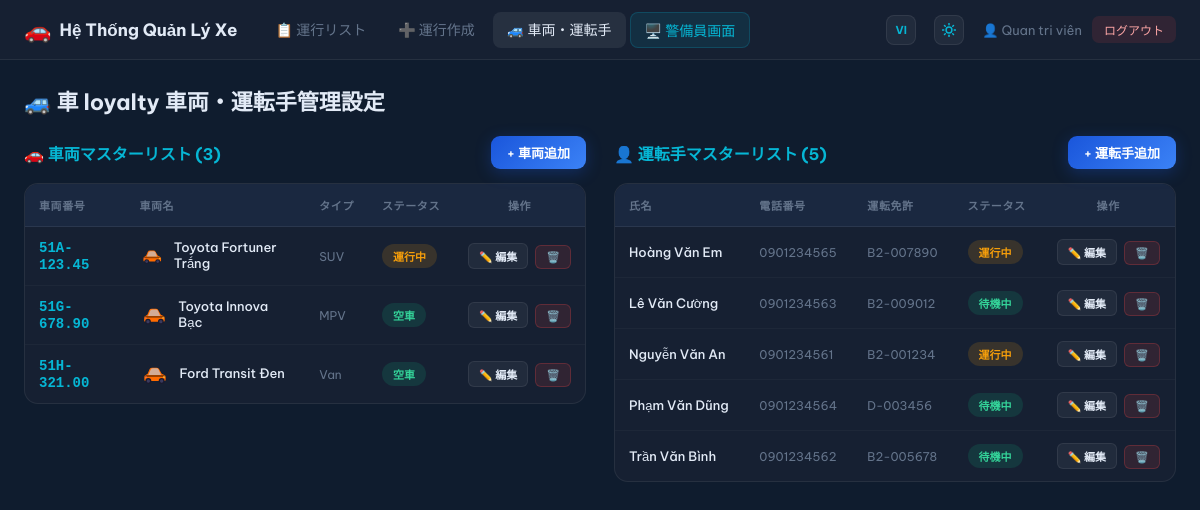
Screenshot of /vehicles.php?lang=jp (signed in) with the database file from the repository.
### tables this page shows
CREATE TABLE `vehicles` (
  `id` int(11) NOT NULL,
  `plate_number` varchar(20) NOT NULL,
  `vehicle_name` varchar(100) NOT NULL,
  `vehicle_type` varchar(50) DEFAULT 'Sedan',
  `status` enum('available','in_use','maintenance') DEFAULT 'available',
  `notes` text DEFAULT NULL,
  `created_at` timestamp NOT NULL DEFAULT current_timestamp()
);

CREATE TABLE `drivers` (
  `id` int(11) NOT NULL,
  `full_name` varchar(100) NOT NULL,
  `phone` varchar(20) DEFAULT NULL,
  `license_number` varchar(50) DEFAULT NULL,
  `status` enum('available','on_trip','off') DEFAULT 'available',
  `created_at` timestamp NOT NULL DEFAULT current_timestamp()
);

### includes/auth.php (called while the page is built, shortened)
<?php
function currentUser() {
    return [
        'id'        => $_SESSION['user_id'] ?? null,
        'username'  => $_SESSION['username'] ?? '',
        'full_name' => $_SESSION['full_name'] ?? '',
        'role'      => $_SESSION['role'] ?? 'staff',
    ];
}

### vehicles.php (the view, shortened to what this page needs)
<?php
require_once 'includes/config.php';
require_once 'includes/auth.php';
$user = currentUser();
if (isset($_GET['lang'])) {
    $lang = $_GET['lang'];
} else {
    $lang = $_SESSION['lang'] ?? 'vi';
}
$txt = $lang_pack[$lang];
$vStatusMap = ['available' => $txt['v_available'], 'in_use' => $txt['v_in_use'], 'maintenance' => $txt['v_maintenance']];
$dStatusMap = ['available' => $txt['d_available'], 'on_trip' => $txt['d_on_trip'], 'off' => $txt['d_off']];
$vehicles = $pdo->query("SELECT * FROM vehicles ORDER BY plate_number")->fetchAll();
$drivers  = $pdo->query("SELECT * FROM drivers ORDER BY full_name")->fetchAll();
?>
<!DOCTYPE html>
<html lang="<?= $lang ?>">
<head>
<link rel="stylesheet" href="assets/css/panel.css">
</head>
<body>
<nav class="navbar">
    <div class="nav-brand"><span class="nav-icon">🚗</span><span><?= SITE_NAME ?></span></div>
    <div class="nav-links">
        <a href="index.php"><?= $txt['nav_trips'] ?></a>
        <a href="trip_form.php"><?= $txt['nav_create'] ?></a>
        <a href="vehicles.php" class="active"><?= $txt['nav_vehicles'] ?></a>
        <a href="dashboard.php" target="_blank" class="nav-dashboard"><?= $txt['nav_dashboard'] ?></a>
    </div>
    <div class="nav-user">
        <a href="?lang=<?= $lang === 'vi' ? 'jp' : 'vi' ?>" class="lang-toggle-btn" title="Chuyển đổi ngôn ngữ / 言語切替">
            <?= $lang === 'vi' ? 'JP' : 'VI' ?>
        </a>
        <button id="theme-toggle" class="theme-toggle-btn" title="Thay đổi giao diện Sáng / Tối">
        </button>
        <span>👤 <?= sanitize($user['full_name']) ?></span>
        <a href="logout.php" class="btn-logout"><?= $txt['logout'] ?></a>
    </div>
</nav>
<div class="container">
    <h2 style="margin-bottom:20px;font-size:22px;font-weight:700"><?= $txt['title'] ?></h2>
    <div style="display:grid;grid-template-columns:1fr 1fr;gap:28px">
        <div>
            <div class="section-header">
                <h3><?= $txt['list_vehicles'] ?> (<?= count($vehicles) ?>)</h3>
                <button class="btn-primary" style="font-size:13px;padding:7px 16px" onclick="openAddVehicle()"><?= $txt['btn_add_vehicle'] ?></button>
            </div>
            <div class="table-wrap">
                <table class="data-table">
                    <thead>
                        <tr>
                            <th><?= $txt['th_plate'] ?></th>
                            <th><?= $txt['th_name'] ?></th>
                            <th><?= $txt['th_type'] ?></th>
                            <th><?= $txt['th_status'] ?></th>
                            <th style="text-align:center"><?= $txt['th_actions'] ?></th>
                        </tr>
                    </thead>
                    <tbody>
                    <?php foreach ($vehicles as $v): ?>
                    <tr>
                        <td><span class="plate"><?= sanitize($v['plate_number']) ?></span></td>
                        <td style="font-weight:500; display:flex; align-items:center; gap:8px;">
                            <?= getVehicleSVG($v['icon'] ?? 'sedan', $v['icon_color'] ?? '#FF6B00', 'normal', 32, 32) ?>
                            <span><?= sanitize($v['vehicle_name']) ?></span>
                        </td>
                        <td style="color:var(--gray);font-size:12px"><?= sanitize($v['vehicle_type']) ?></td>
                        <td>
                            <span class="badge vbadge-<?= $v['status'] ?>"><?= $vStatusMap[$v['status']] ?></span>
                        </td>
                        <td style="text-align:center;white-space:nowrap">
                            <button class="btn-sm edit" onclick='openEditVehicle(<?= json_encode($v) ?>)'><?= $txt['btn_edit'] ?></button>
                            <form method="POST" style="display:inline" onsubmit="return confirm('<?= $txt['confirm_del_v'] ?>')">
                                <button type="submit" class="btn-danger">🗑️</button>
                            </form>
                        </td>
                    </tr>
                    <?php endforeach; ?>
                    </tbody>
                </table>
            </div>
        </div>
        <div>
            <div class="section-header">
                <h3><?= $txt['list_drivers'] ?> (<?= count($drivers) ?>)</h3>
                <button class="btn-primary" style="font-size:13px;padding:7px 16px" onclick="openAddDriver()"><?= $txt['btn_add_driver'] ?></button>
            </div>
            <div class="table-wrap">
                <table class="data-table">
                    <thead>
                        <tr>
                            <th><?= $txt['th_fullname'] ?></th>
                            <th><?= $txt['th_phone'] ?></th>
                            <th><?= $txt['th_license'] ?></th>
                            <th><?= $txt['th_status'] ?></th>
                            <th style="text-align:center"><?= $txt['th_actions'] ?></th>
                        </tr>
                    </thead>
                    <tbody>
                    <?php foreach ($drivers as $d): ?>
                    <tr>
                        <td style="font-weight:500"><?= sanitize($d['full_name']) ?></td>
                        <td style="font-size:12px;color:var(--gray)"><?= sanitize($d['phone']) ?></td>
                        <td style="font-size:12px;color:var(--gray)"><?= sanitize($d['license_number']) ?></td>
                        <td>
                            <span class="badge vbadge-<?= $d['status'] ?>"><?= $dStatusMap[$d['status']] ?></span>
                        </td>
                        <td style="text-align:center;white-space:nowrap">
                            <button class="btn-sm edit" onclick='openEditDriver(<?= json_encode($d) ?>)'><?= $txt['btn_edit'] ?></button>
                            <form method="POST" style="display:inline" onsubmit="return confirm('<?= $txt['confirm_del_d'] ?>')">
                                <button type="submit" class="btn-danger">🗑️</button>
                            </form>
                        </td>
                    </tr>
                    <?php endforeach; ?>
                    </tbody>
                </table>
            </div>
        </div>
    </div>
</div>
</body>
</html>

### includes/config.php (shortened to what this page needs)
<?php
function sanitize($str) {
    return htmlspecialchars(trim($str), ENT_QUOTES, 'UTF-8');
}
function darkenColor($hex, $factor = 0.6) {
    $hex = str_replace('#', '', $hex);
    $r = hexdec(substr($hex, 0, 2));
    $g = hexdec(substr($hex, 2, 2));
    $b = hexdec(substr($hex, 4, 2));
    $r = max(0, min(255, round($r * $factor)));
    $g = max(0, min(255, round($g * $factor)));
    $b = max(0, min(255, round($b * $factor)));
    return sprintf("#%02x%02x%02x", $r, $g, $b);
}
function lightenColor($hex, $add = 60) {
    $hex = str_replace('#', '', $hex);
    $r = hexdec(substr($hex, 0, 2));
    $g = hexdec(substr($hex, 2, 2));
    $b = hexdec(substr($hex, 4, 2));
    $r = max(0, min(255, $r + $add));
    $g = max(0, min(255, $g + $add));
    $b = max(0, min(255, $b + $add));
    return sprintf("#%02x%02x%02x", $r, $g, $b);
}
function getVehicleBodyMarkup($type, $c, $dark, $light, $win, $wheel, $rim) {
    switch ($type) {
        case 'sedan':
            return '
            <path d="M8 30 L8 34 Q8 36 10 36 L38 36 Q40 36 40 34 L40 30 Q40 28 38 27 L34 25 L30 18 Q29 16 26 16 L20 16 Q17 16 16 18 L13 25 L10 27 Q8 28 8 30Z" fill="' . $c . '"/>
            <path d="M14 27 L33 27 L29.5 19 Q28.5 17 26 17 L21 17 Q18.5 17 17.5 19Z" fill="' . $win . '" opacity="0.9"/>
            <path d="M8 30 L40 30 L38 27 L10 27Z" fill="' . $dark . '"/>
            <circle cx="14" cy="36" r="4.5" fill="' . $wheel . '"/><circle cx="14" cy="36" r="2.5" fill="' . $rim . '"/>
            <circle cx="34" cy="36" r="4.5" fill="' . $wheel . '"/><circle cx="34" cy="36" r="2.5" fill="' . $rim . '"/>
            <rect x="36" y="29" width="3" height="2" rx="1" fill="#FCD34D" opacity="0.9"/>
            <rect x="9" y="29" width="3" height="2" rx="1" fill="#F87171" opacity="0.7"/>';
    }
}
function getVehicleSVG($type, $color, $state = 'normal', $width = 48, $height = 48) {
    $isOffline = ($state === 'offline');
    $isSelected = ($state === 'selected');
    $c = $isOffline ? '#555555' : $color;
    $bodyOpacity = $isOffline ? '0.35' : '1';
    $ring = $isSelected
        ? '<circle cx="24" cy="24" r="22" fill="none" stroke="' . $c . '" stroke-width="1.5" stroke-dasharray="4 3" opacity="0.7"/>'
        : '';
    $glow = $isSelected
        ? '<filter id="glow"><feGaussianBlur stdDeviation="2" result="blur"/><feMerge><feMergeNode in="blur"/><feMergeNode in="SourceGraphic"/></feMerge></filter>'
        : '';
    $filterAttr = $isSelected ? ' filter="url(#glow)"' : '';
    $dark = darkenColor($c === '#555555' ? '#888888' : $c);
    $light = lightenColor($c === '#555555' ? '#555555' : $c, 60);
    $win = 'rgba(180,220,255,0.65)';
    $wheel = '#1a1a2e';
    $rim = '#3a3a5e';
    $whiteStyle = '';
    $bodyMarkup = getVehicleBodyMarkup($type, $c, $dark, $light, $win, $wheel, $rim);
    $g = '<g opacity="' . $bodyOpacity . '"' . $filterAttr . '>' . $bodyMarkup . '</g>';
    return '<svg xmlns="http://www.w3.org/2000/svg" viewBox="0 0 48 48" width="' . $width . '" height="' . $height . '"' . $whiteStyle . '><defs>' . $glow . '</defs>' . $ring . $g . '</svg>';
}

### assets/css/panel.css (style rules this page uses)
* { margin: 0; padding: 0; box-sizing: border-box; }
:root { --navy: #0f1c2e; --navy2: #162032; --navy3: #1a2840; --blue: #1a56db; --blue2: #3b82f6; --cyan: #06b6d4; --green: #10b981; --yellow: #f59e0b; --red: #ef4444; --purple: #8b5cf6; --teal: #14b8a6; --white: #e2eaf6; --gray: #64748b; --border: rgba(255,255,255,0.07); }
body { font-family: 'Be Vietnam Pro', sans-serif; background: var(--navy); color: var(--white); min-height: 100vh; }
.navbar { background: var(--navy2); border-bottom: 1px solid var(--border); padding: 0 24px; display: flex; align-items: center; height: 60px; gap: 8px; position: sticky; top: 0; z-index: 100; }
.nav-brand { display: flex; align-items: center; gap: 8px; font-weight: 700; font-size: 17px; color: var(--white); margin-right: 16px; text-decoration: none; }
.nav-icon { font-size: 22px; }
.nav-links { display: flex; gap: 4px; flex: 1; }
.nav-links a { padding: 7px 14px; border-radius: 8px; color: var(--gray); text-decoration: none; font-size: 14px; font-weight: 500; transition: background 0.15s, color 0.15s; }
.nav-links a:hover, .nav-links a.active { background: rgba(255,255,255,0.07); color: var(--white); }
.nav-links a.nav-dashboard { background: rgba(6,182,212,0.1); color: var(--cyan); border: 1px solid rgba(6,182,212,0.2); }
.nav-user { display: flex; align-items: center; gap: 10px; font-size: 13px; color: var(--gray); margin-left: auto; }
.btn-logout { padding: 5px 12px; border-radius: 7px; background: rgba(239,68,68,0.12); color: #fca5a5; text-decoration: none; font-size: 12px; font-weight: 500; transition: background 0.15s; }
.container { padding: 24px; max-width: 1500px; margin: 0 auto; }
.btn-primary { padding: 9px 20px; background: linear-gradient(135deg, var(--blue), var(--blue2)); border: none; border-radius: 9px; color: white; font-family: inherit; font-size: 14px; font-weight: 600; cursor: pointer; text-decoration: none; display: inline-flex; align-items: center; gap: 6px; transition: transform 0.15s, box-shadow 0.15s; box-shadow: 0 4px 16px rgba(26,86,219,0.3); }
.table-wrap { background: var(--navy2); border: 1px solid var(--border); border-radius: 14px; overflow: hidden; overflow-x: auto; }
.data-table { width: 100%; border-collapse: collapse; font-size: 13px; }
.data-table thead th { background: var(--navy3); padding: 13px 14px; text-align: left; color: var(--gray); font-size: 11px; text-transform: uppercase; letter-spacing: 0.6px; font-weight: 600; border-bottom: 1px solid var(--border); white-space: nowrap; }
.data-table tbody tr { border-bottom: 1px solid rgba(255,255,255,0.03); transition: background 0.1s; }
.data-table tbody tr:last-child { border-bottom: none; }
.data-table td { padding: 12px 14px; vertical-align: middle; }
.plate { font-weight: 700; font-size: 14px; font-family: monospace; color: var(--cyan); }
.badge { display: inline-block; padding: 4px 11px; border-radius: 99px; font-size: 11px; font-weight: 600; white-space: nowrap; }
.btn-sm { padding: 4px 10px; border-radius: 6px; font-size: 11px; font-weight: 600; cursor: pointer; border: 1px solid transparent; font-family: inherit; margin-right: 4px; text-decoration: none; display: inline-block; transition: background 0.15s; }
.btn-sm.edit { background: rgba(255,255,255,0.05); color: var(--white); border-color: var(--border); }

### rows the page displays
vehicles: plate_number "51A-123.45", vehicle_name "Toyota Fortuner Trắng", vehicle_type "SUV", status "運行中"
vehicles: plate_number "51G-678.90", vehicle_name "Toyota Innova Bạc", vehicle_type "MPV", status "空車"
vehicles: plate_number "51H-321.00", vehicle_name "Ford Transit Đen", vehicle_type "Van", status "空車"
drivers: full_name "Hoàng Văn Em", phone "0901234565", license_number "B2-007890", status "運行中"
drivers: full_name "Lê Văn Cường", phone "0901234563", license_number "B2-009012", status "待機中"
drivers: full_name "Nguyễn Văn An", phone "0901234561", license_number "B2-001234", status "運行中"
drivers: full_name "Phạm Văn Dũng", phone "0901234564", license_number "D-003456", status "待機中"
drivers: full_name "Trần Văn Bình", phone "0901234562", license_number "B2-005678", status "待機中"

### other values shown
SITE_NAME "Hệ Thống Quản Lý Xe"
$txt['nav_trips'] "📋 運行リスト"
$txt['nav_create'] "➕ 運行作成"
$txt['nav_vehicles'] "🚙 車両・運転手"
$txt['nav_dashboard'] "🖥️ 警備員画面"
$user['full_name'] "Quan tri viên"
$txt['logout'] "ログアウト"
$txt['title'] "🚙 車 loyalty 車両・運転手管理設定"
$txt['list_vehicles'] "🚗 車両マスターリスト"
count($vehicles) "3"
$txt['btn_add_vehicle'] "+ 車両追加"
$txt['th_plate'] "車両番号"
$txt['th_name'] "車両名"
$txt['th_type'] "タイプ"
$txt['th_status'] "ステータス"
